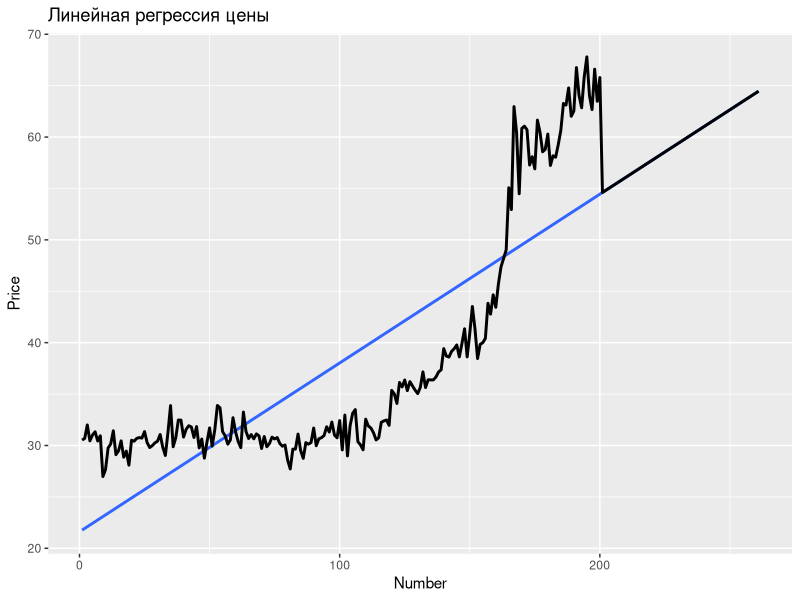
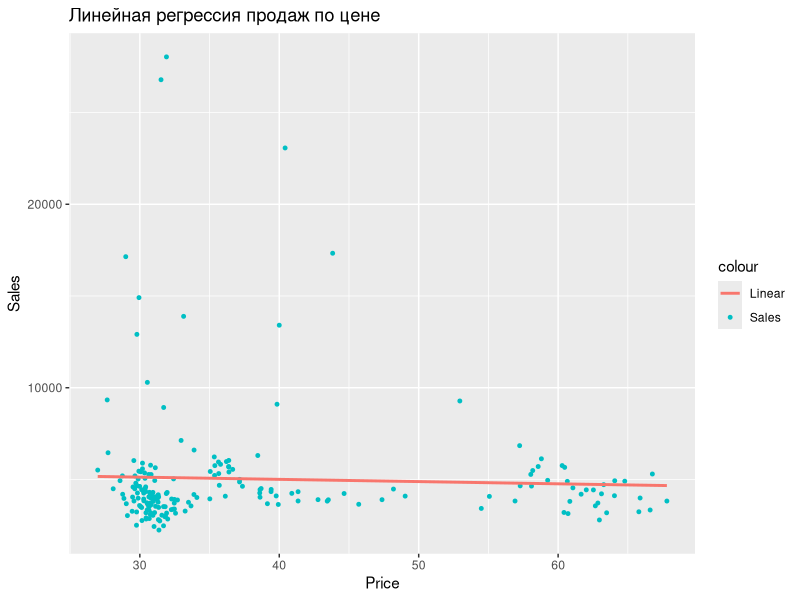
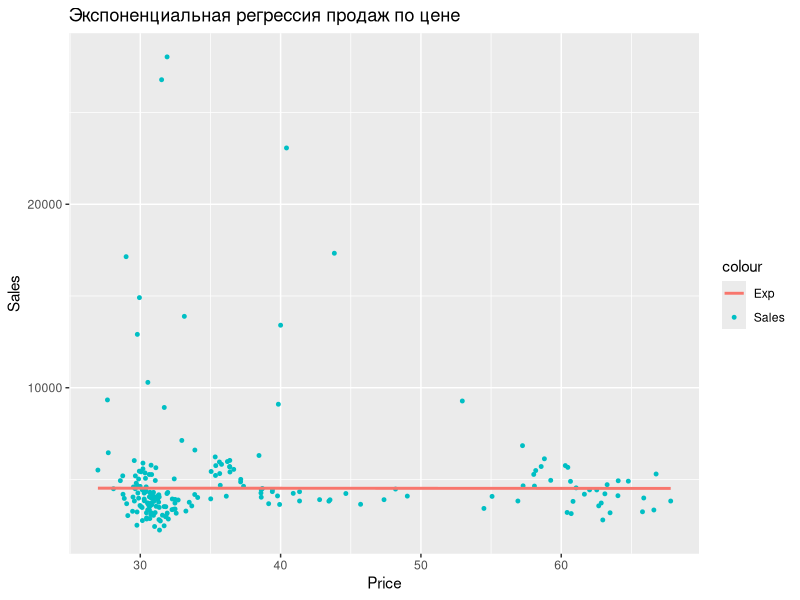
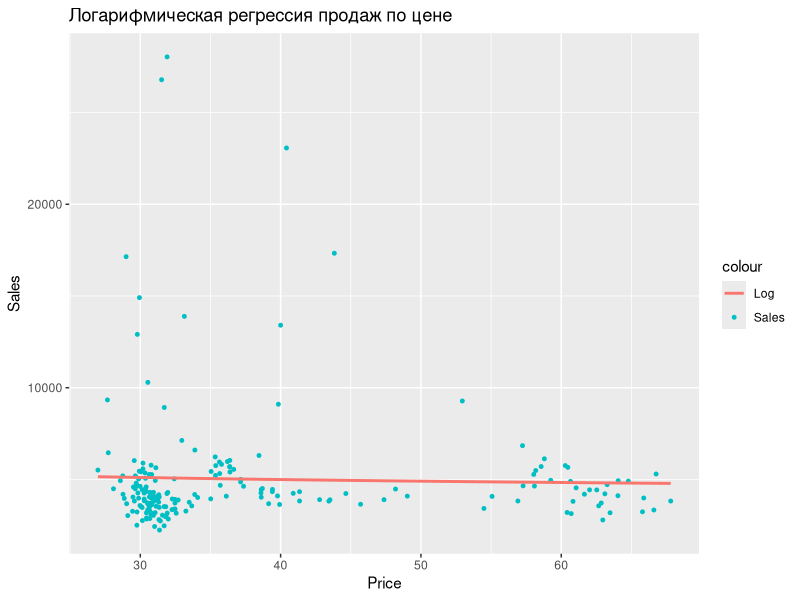
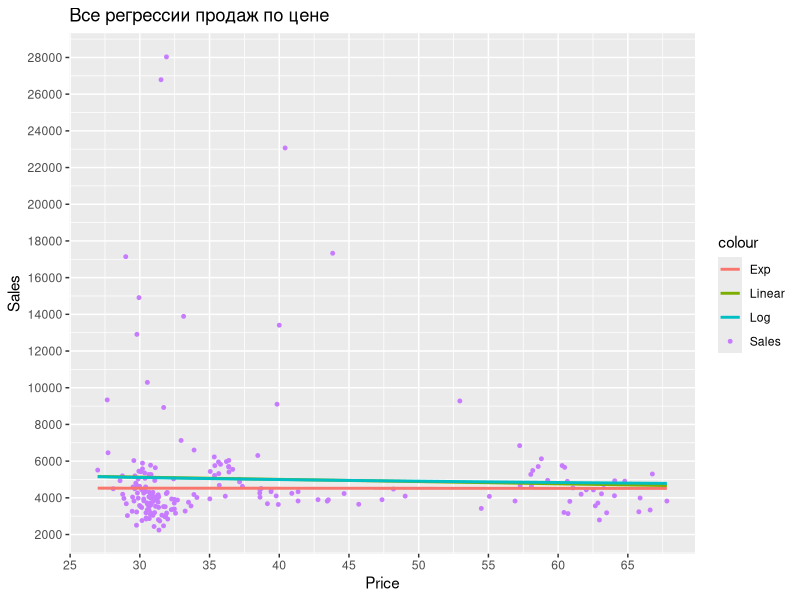
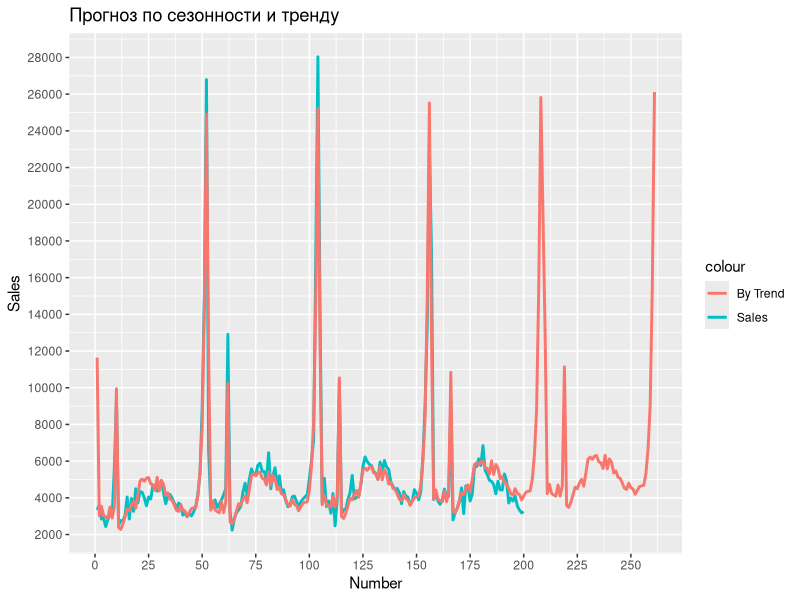
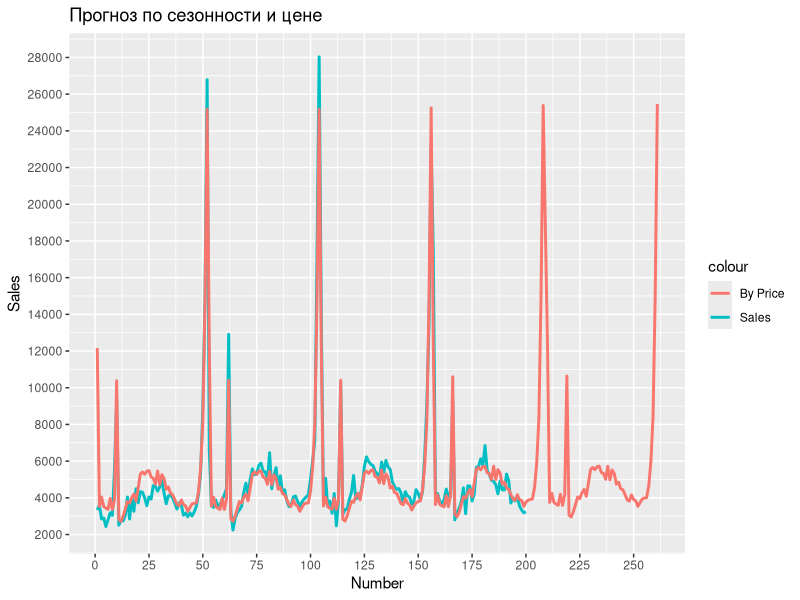
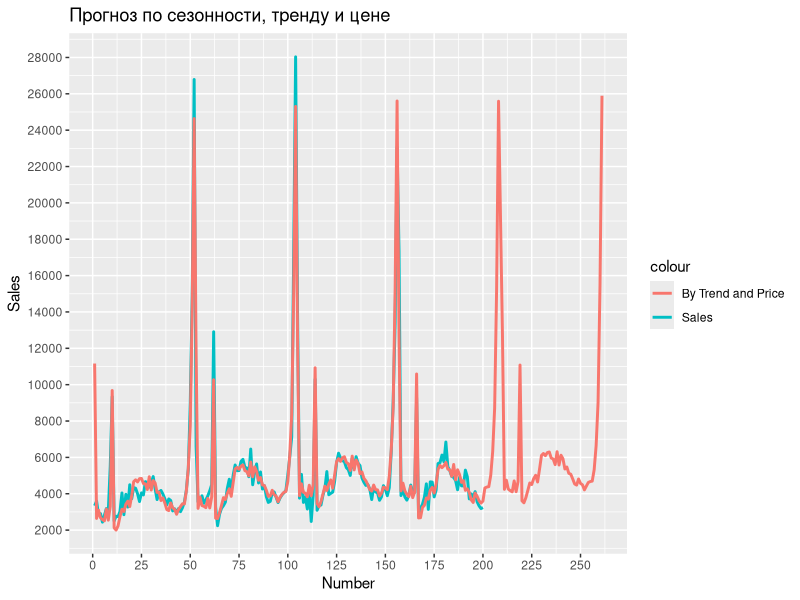

Recreate these plots in R, in order.
#install.packages("dplyr", dependencies = TRUE)
#install.packages("ggplot2", dependencies = TRUE)
library(dplyr)
library(ggplot2)

# читаем данные - тут нужно поменять директорию на свою, откуда файл читать
#setwd("C:/R/")
sales_data <- read.csv("series.csv", stringsAsFactors = FALSE, sep=";", dec=",", encoding = "UTF-8")

# линейный тренд по цене
price_lm <- lm(data = sales_data, Price~Number)

# доопределяем цену (не predict, потому что часть столбца уже есть)
for (i in 201:261){
  sales_data$Price[i] <- price_lm$coefficients["Number"]*i + price_lm$coefficients["(Intercept)"]
}
ggplot(sales_data, aes(x=Number, y=Price)) + geom_smooth(se=FALSE, method="lm") + geom_line(size = 1) +
  ggtitle("Линейная регрессия цены")

# скользящее среднее продаж
sales_data$MovingAverage <- NA
for (i in 27:174){
  moving_sum <- sum(sales_data$Sales[(i-25):(i+25)]) + (sales_data$Sales[(i-26)] + sales_data$Sales[(i+26)])/2
  sales_data$MovingAverage[i] <- moving_sum/52
}

# аддитивная сезонность
sales_data$Seasonality <- NA
for (i in 1:52){
  # выбираем соответствующие недели
  temp_data <- filter(sales_data,ISOWeek %% 100 == i)
  week_data <- temp_data$Number
  sales_data$Seasonality[week_data] <- mean(temp_data$Sales - temp_data$MovingAverage, na.rm = TRUE)
}
# 53 - отдельная история
extraweek <- filter(sales_data,ISOWeek %% 100 == 53)$Number
sales_data$Seasonality[extraweek] <- (sales_data$Seasonality[extraweek-1] + sales_data$Seasonality[extraweek+1])/2

# очищенные продажи
sales_data$CleanSales <- sales_data$Sales - sales_data$Seasonality

#=========================
# регрессия продаж по цене
#=========================

# линейная - the best one
linear_sales_price <- lm(data = sales_data, Sales~Price)
sales_data$LinearSales <- predict(linear_sales_price, sales_data)
rmse_linear <- sqrt(mean((sales_data$Sales - sales_data$LinearSales)^2, na.rm = TRUE))

ggplot(sales_data) + geom_point(aes(x=Price, y=Sales, color="Sales"), size = 1) + 
  geom_line(aes(x=Price, y=LinearSales, color="Linear"), size = 1) +
  ggtitle("Линейная регрессия продаж по цене")

# экспоненциальная
exp_sales_price <- lm(data = sales_data, log(Sales)~Price)
sales_data$ExpSales <- exp(predict(exp_sales_price, sales_data))
rmse_exp <- sqrt(mean((sales_data$Sales - sales_data$ExpSales)^2, na.rm = TRUE))

ggplot(sales_data) + geom_point(aes(x=Price, y=Sales, color="Sales"), size = 1) + 
  geom_line(aes(x=Price, y=ExpSales, color="Exp"), size = 1) +
  ggtitle("Экспоненциальная регрессия продаж по цене")

# логарифмическая
log_sales_price <- lm(data = sales_data, Sales~log(Price))
sales_data$LogSales <- predict(log_sales_price, sales_data)
rmse_log <- sqrt(mean((sales_data$Sales - sales_data$LogSales)^2, na.rm = TRUE))

ggplot(sales_data) + geom_point(aes(x=Price, y=Sales, color="Sales"), size = 1) + 
  geom_line(aes(x=Price, y=LogSales, color="Log"), size = 1) +
  ggtitle("Логарифмическая регрессия продаж по цене")

ggplot(sales_data) + geom_point(aes(x=Price, y=Sales, color="Sales"), size = 1) + 
  geom_line(aes(x=Price, y=LinearSales, color="Linear"), size = 1) +
  geom_line(aes(x=Price, y=ExpSales, color="Exp"), size = 1) +
  geom_line(aes(x=Price, y=LogSales, color="Log"), size = 1) +
  scale_x_continuous(breaks = round(seq(25, 75, by = 5),1)) +
  scale_y_continuous(breaks = round(seq(0, 40000, by = 2000),1)) +
  ggtitle("Все регрессии продаж по цене")

#================
# мультирегрессии
#================

# среднее продаж будем считать по фактическим продажам
sales_average <- mean(sales_data$Sales, na.rm = TRUE) 

# влияние тренда
additive_trend_sales <- lm(data = sales_data, CleanSales~Number)
sales_data$TrendEffect <- predict(additive_trend_sales, sales_data) - sales_average

# влияние цены
sales_data$PriceEffect <- sales_data$LinearSales - sales_average

# продажи (сезонность, тренд)
sales_season_trend <- lm(data = sales_data, Sales~Seasonality + TrendEffect)
sales_data$TrendForecast <- predict(sales_season_trend, sales_data)
rmse_sst <- sqrt(mean((sales_data$Sales - sales_data$TrendForecast)^2, na.rm = TRUE))

# продажи (сезонность, цена)
sales_season_price <- lm(data = sales_data, Sales~Seasonality + PriceEffect)
sales_data$PriceForecast <- predict(sales_season_price, sales_data)
rmse_ssp <- sqrt(mean((sales_data$Sales - sales_data$PriceForecast)^2, na.rm = TRUE))

# продажи (сезонность, тренд, цена)
sales_season_trend_price <- lm(data = sales_data, Sales~Seasonality + TrendEffect + PriceEffect)
sales_data$TPForecast <- predict(sales_season_trend_price, sales_data)
rmse_sstp <- sqrt(mean((sales_data$Sales - sales_data$TPForecast)^2, na.rm = TRUE))

ggplot(sales_data) + geom_line(aes(x=Number, y=Sales, color="Sales"), size = 1) + 
  geom_line(aes(x=Number, y=TrendForecast, color="By Trend"), size = 1) +
  scale_x_continuous(breaks = round(seq(0, 275, by = 25),1)) +
  scale_y_continuous(breaks = round(seq(0, 40000, by = 2000),1)) +
  ggtitle("Прогноз по сезонности и тренду")

ggplot(sales_data) + geom_line(aes(x=Number, y=Sales, color="Sales"), size = 1) + 
  geom_line(aes(x=Number, y=PriceForecast, color="By Price"), size = 1) +
  scale_x_continuous(breaks = round(seq(0, 275, by = 25),1)) +
  scale_y_continuous(breaks = round(seq(0, 40000, by = 2000),1)) +
  ggtitle("Прогноз по сезонности и цене")

ggplot(sales_data) + geom_line(aes(x=Number, y=Sales, color="Sales"), size = 1) + 
  geom_line(aes(x=Number, y=TPForecast, color="By Trend and Price"), size = 1) +
  scale_x_continuous(breaks = round(seq(0, 275, by = 25),1)) +
  scale_y_continuous(breaks = round(seq(0, 40000, by = 2000),1)) +
  ggtitle("Прогноз по сезонности, тренду и цене")

ggplot(sales_data) + geom_line(aes(x=Number, y=Sales, color="Sales"), size = 1) + 
  geom_line(aes(x=Number, y=TrendForecast, color="By Trend"), size = 1) +
  geom_line(aes(x=Number, y=PriceForecast, color="By Price"), size = 1) +
  geom_line(aes(x=Number, y=TPForecast, color="By Trend and Price"), size = 1) +
  scale_x_continuous(breaks = round(seq(0, 275, by = 25),1)) +
  scale_y_continuous(breaks = round(seq(0, 40000, by = 2000),1)) +
  ggtitle("Все мультирегрессии")

#===========
# корреляции
#===========

data2012 <- filter(sales_data, floor(ISOWeek/100) == 2012)[, c("Sales", "Price")]
cor2012 <- cor(data2012$Sales, data2012$Price)
data2013 <- filter(sales_data, floor(ISOWeek/100) == 2013)[, c("Sales", "Price")]
cor2013 <- cor(data2013$Sales, data2013$Price)
data2014 <- filter(sales_data, floor(ISOWeek/100) == 2014)[, c("Sales", "Price")]
cor2014 <- cor(data2014$Sales, data2014$Price)
data2015 <- filter(sales_data, floor(ISOWeek/100) == 2015 & is.na(Sales) == FALSE)[, c("Sales", "Price")]
cor2015 <- cor(data2015$Sales, data2015$Price)

# записываем данные (csv2 - через ";", в числах "," - как нашему Excel надо)
write.csv2(sales_data, file = "newSeries.csv", fileEncoding = "UTF-8")
